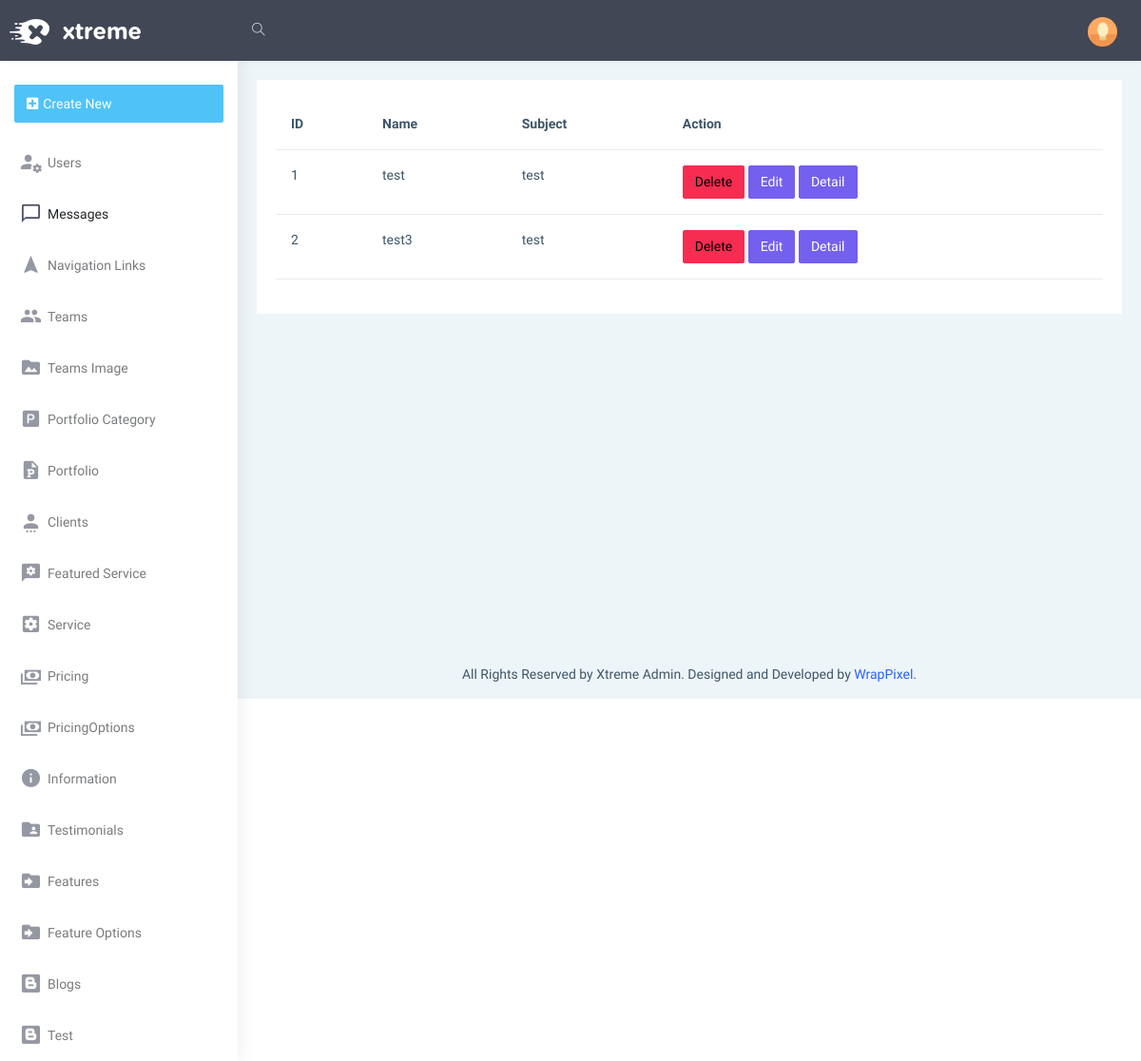
The app's page /admin/messages, older data.
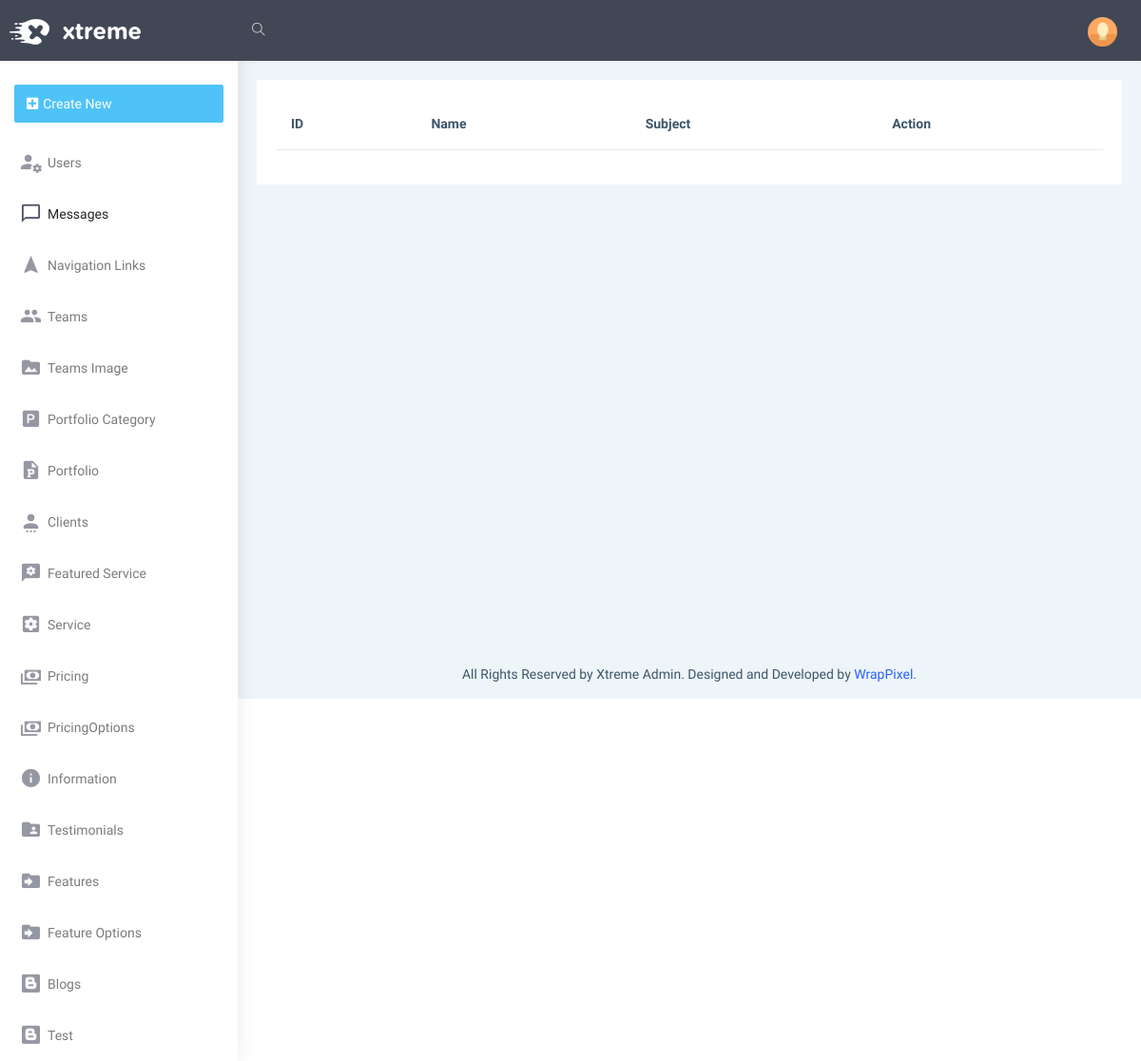
The same page, newer data.
### models.py (models this page shows)
class Messages(db.Model):
    Id=db.Column(db.Integer, primary_key=True, autoincrement=True)
    Name=db.Column(db.String(50), nullable=False)
    Email=db.Column(db.String(50), nullable=False)
    Subject=db.Column(db.String(50), nullable=False)
    Message=db.Column(db.String(255), nullable=False)

### admin/routes/messages.py (the view)
@admin_bp.route('/messages')
def messages():
    messages=Messages.query.all()
    return render_template('admin/messages/messages.html', messages=messages)

### admin/templates/admin/messages/messages.html
{% extends 'admin/layout.html' %}
{% block body %}
<table class="table">
    <thead>
      <tr>
        <th scope="col">ID</th>
        <th scope="col">Name</th>
        <th scope="col">Subject</th>
        <th scope="col">Action</th>
      </tr>
    </thead>
    <tbody>
        {% for message in messages %}
      <tr>
        <td>{{message.Id}}</td>
        <td>{{message.Name}}</td>
        <td>{{message.Subject}}</td>
        <td>
            <a href="/admin/message/delete/{{message.Id}}" class="btn btn-danger">Delete</a>
            <a href="/admin/message/edit/{{message.Id}}" class="btn btn-primary">Edit</a>
            <a href="/admin/message/detail/{{message.Id}}" class="btn btn-primary">Detail</a>
        </td>
      </tr>
      {% endfor %}
    </tbody>
  </table>
{% endblock %}}

Row changes from the older to the newer data that the page shows:
removed Messages: Id "1", Name "test", Subject "test"
removed Messages: Id "2", Name "test3", Subject "test"
